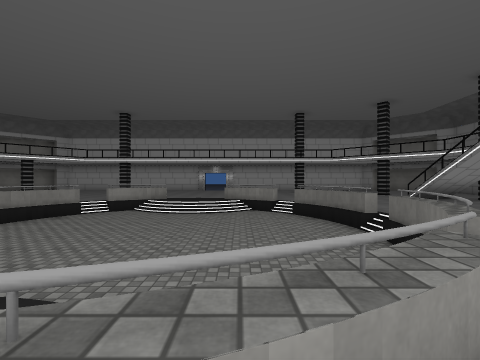
View 1 (above)

23 first-person views from a walk through a scene from a Unity 3-D project. The camera is 1.5 m above the floor, looks level and sees 90° across. Doors are open. The floor is counted in squares, 2 m on a side. Each view is taken from the middle of a square. On the plan, view 1 faces up. The plan holds only what a view shows up to about 9 squares ahead; the rest is blank. The place goes on beyond the plan. The player is left out. Some animated figures are not drawn. Some surface patterns are stand-ins.

View 2
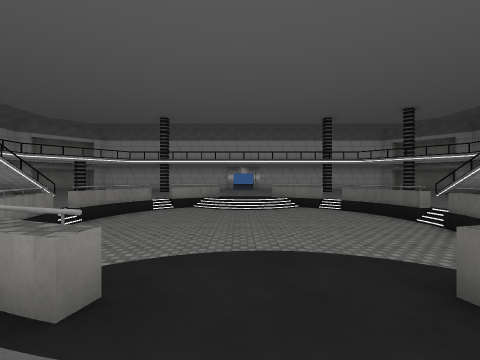

View 3
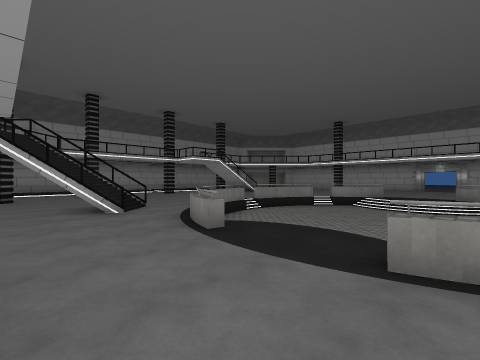

View 4
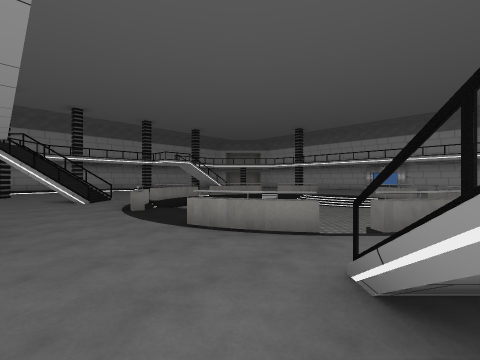

View 5
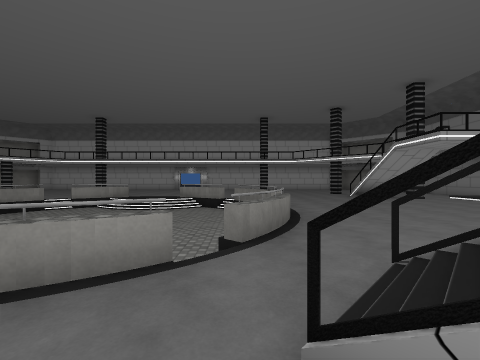

View 6
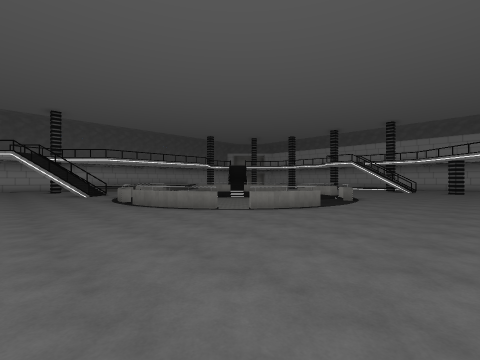

View 7
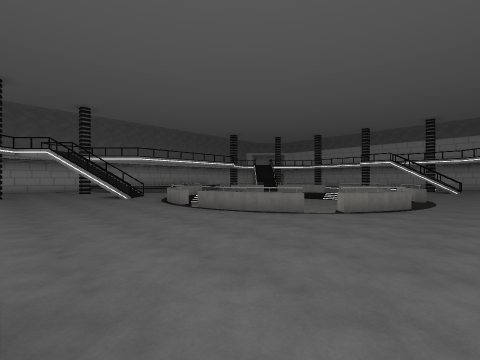

View 8
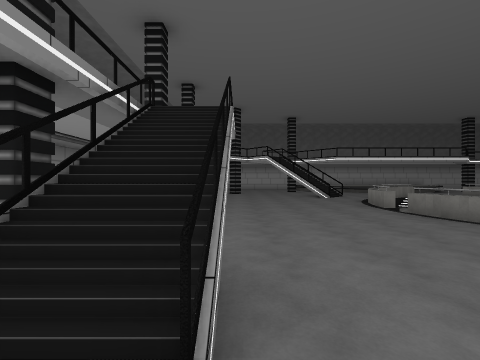

View 9
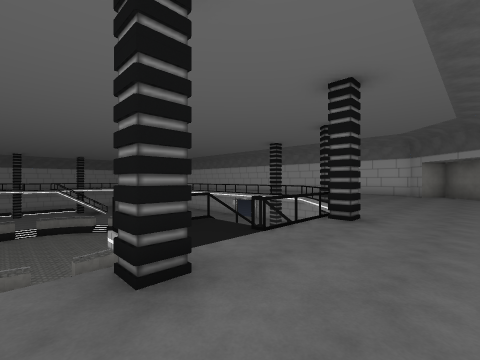

View 10
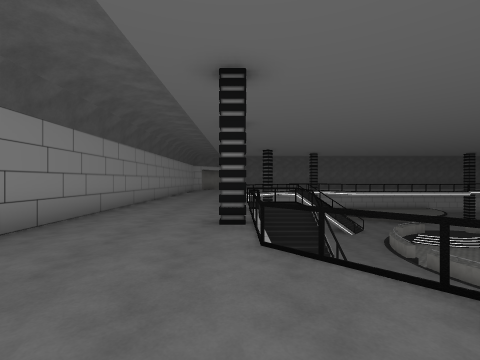

View 11
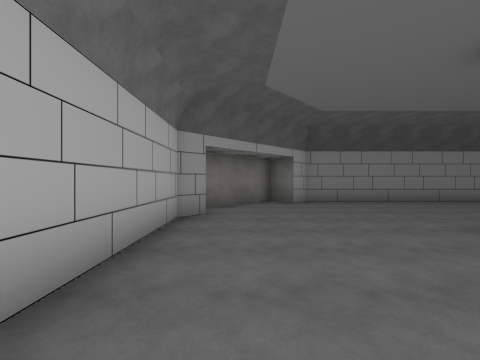

View 12
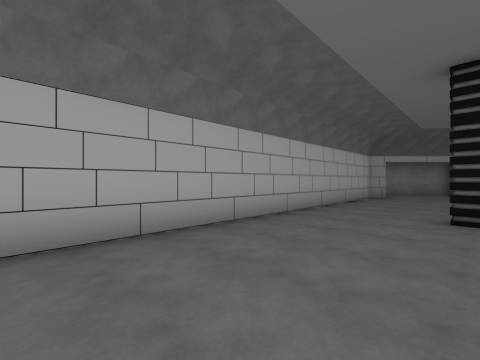

View 13
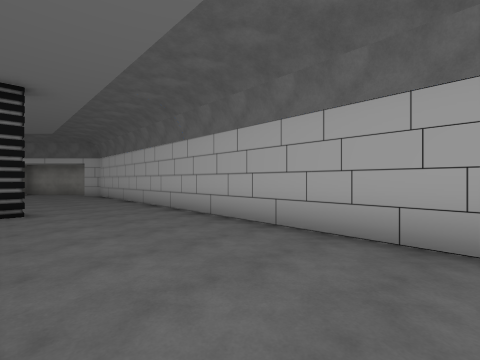

View 14
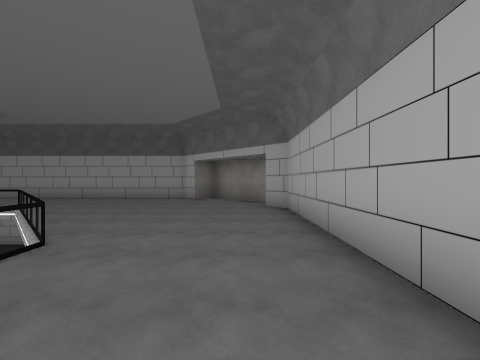

View 15
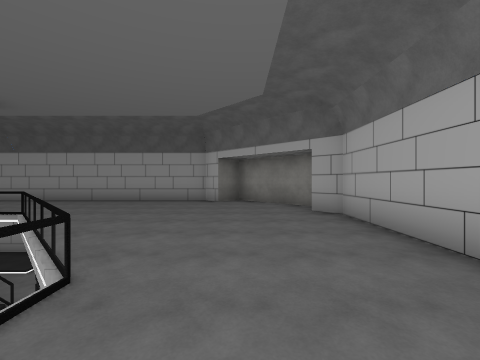

View 16
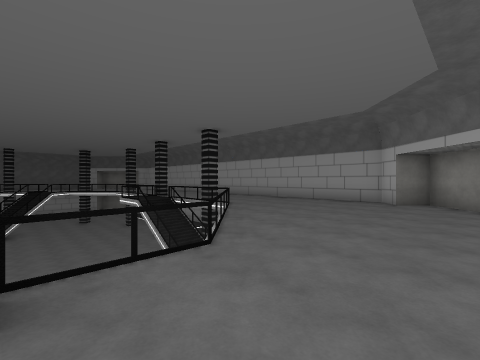

View 17
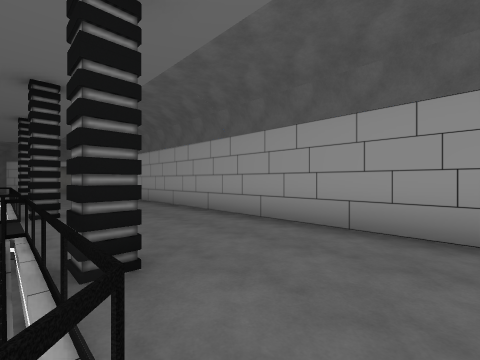

View 18
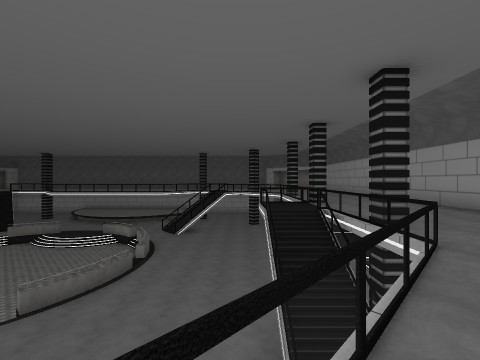

View 19
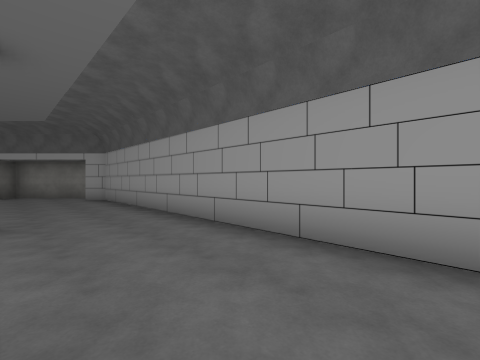

View 20
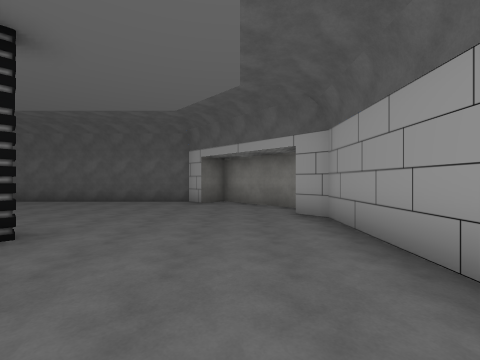

View 21
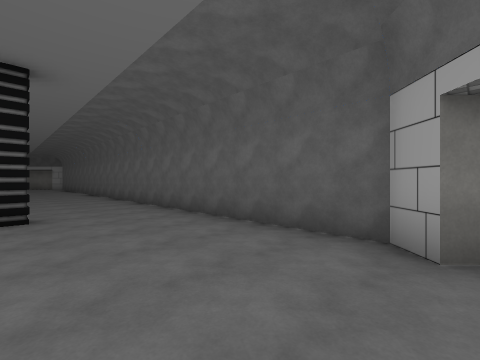

View 22
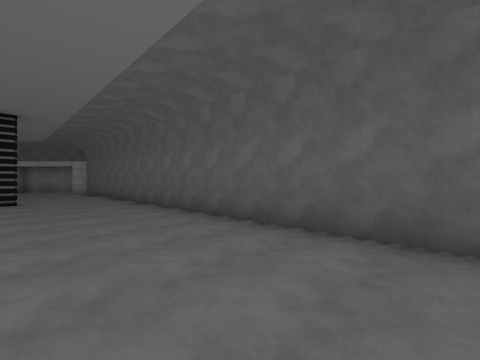

View 23
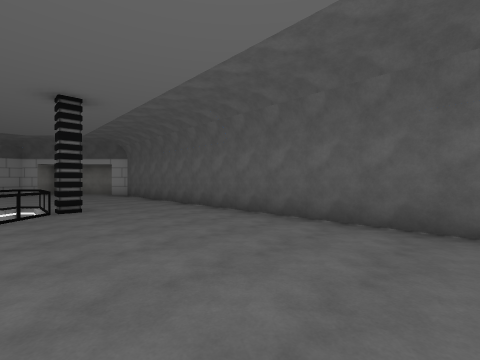

### Floor plan
Key: @ floor where view 1 was taken; # wall or solid block; . main floor; - floor 0.5 m lower than the main floor; _ floor 2.5 m lower than the main floor; < floor 4 m lower than the main floor; ( floor 4.75 m lower than the main floor; / step, stairs or slope; D open door; = window, fence, low wall or low ledge; ^ raised ledge; C column; O other object.
Columns run from 16 left of view 1 to 13 right of it. Each row starts with its distance up from view 1.
 18    #######################
 17  ###..........DD.........#.##
 16 ##..........................##
 15 #............................#
 14 #......// ///////// //......##
 13 #...../<  <<<<<<<<<<<</......#
 12 #...OO<   <<<<<<<<<<<<<C.....#
 11 #.../<     <<<<<<<<<<<<</....#
 10 #...#/     <==<<=<<<<<<#//...#
  9 #..CO/<<<<</=/<<#=<<<<<#_C...#
  8 #...O/<<<<</(///((#<<<<//....#
  7 #...#/<<<<=((((((((<<<<//O...#
  6 #..../<<<<=((((((((^<<</.....#
  5 #..C<<<<<</((((((((/<<<<< ...#
  4 #...<<<<<<=((((((((^<<<<  ...#
  3 #...<   <<=((((((((<<<<<
  2 #...<   <<</(///((#<<<<<
  1 #..C<    <</=#<<==<##<<<
  0 #...<<<<###<<<<<@<<# <<<
 -1 #.../<<//#<<<<<<<<<=  <<
 -2 #....C//-<<////////<
 -3 #......      ....../  ....
 -4 #......//C..........C/....
 -5 #.......................
 -6 ##......................
 -7  ###...................
 -8    ####################

Positions as (right, up) in squares from view 1, and headings:
1: (0, 0), facing up
2: (-2, -1), facing up
3: (0, -2), facing up-left
4: (3, -2), facing up-left
5: (2, -1), facing up
6: (6, 13), facing down-left
7: (7, 11), facing down-left
8: (7, 11), facing down
9: (11, 4), facing up-left
10: (9, 13), facing down
11: (4, 16), facing right
12: (-2, 14), facing up-right
13: (0, 14), facing up-left
14: (-6, 16), facing left
15: (-7, 15), facing left
16: (-7, 16), facing down-left
17: (-12, 11), facing down-left
18: (-10, 13), facing down
19: (-13, 6), facing down-left
20: (-14, 1), facing down
21: (-13, -4), facing down-right
22: (-6, -4), facing down-right
23: (-3, -3), facing down-right
